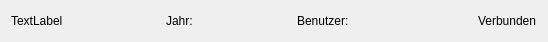
<?xml version="1.0" encoding="UTF-8"?>
<ui version="4.0">
 <class>Form</class>
 <widget class="QWidget" name="Form">
  <property name="geometry">
   <rect>
    <x>0</x>
    <y>0</y>
    <width>548</width>
    <height>38</height>
   </rect>
  </property>
  <property name="maximumSize">
   <size>
    <width>16777215</width>
    <height>38</height>
   </size>
  </property>
  <property name="windowTitle">
   <string>Form</string>
  </property>
  <layout class="QHBoxLayout" name="horizontalLayout">
   <item>
    <widget class="QLabel" name="label_info">
     <property name="text">
      <string>TextLabel</string>
     </property>
    </widget>
   </item>
   <item>
    <spacer name="horizontalSpacer_3">
     <property name="orientation">
      <enum>Qt::Horizontal</enum>
     </property>
     <property name="sizeHint" stdset="0">
      <size>
       <width>40</width>
       <height>20</height>
      </size>
     </property>
    </spacer>
   </item>
   <item>
    <widget class="QLabel" name="label_jahr">
     <property name="text">
      <string>Jahr:</string>
     </property>
    </widget>
   </item>
   <item>
    <spacer name="horizontalSpacer_2">
     <property name="orientation">
      <enum>Qt::Horizontal</enum>
     </property>
     <property name="sizeHint" stdset="0">
      <size>
       <width>40</width>
       <height>20</height>
      </size>
     </property>
    </spacer>
   </item>
   <item>
    <widget class="QLabel" name="label_user">
     <property name="text">
      <string>Benutzer:</string>
     </property>
    </widget>
   </item>
   <item>
    <spacer name="horizontalSpacer">
     <property name="orientation">
      <enum>Qt::Horizontal</enum>
     </property>
     <property name="sizeHint" stdset="0">
      <size>
       <width>40</width>
       <height>15</height>
      </size>
     </property>
    </spacer>
   </item>
   <item>
    <widget class="QLabel" name="label_online">
     <property name="maximumSize">
      <size>
       <width>15</width>
       <height>15</height>
      </size>
     </property>
     <property name="text">
      <string/>
     </property>
     <property name="pixmap">
      <pixmap resource="res.qrc">:/newPrefix/res/Status-user-online-icon.png</pixmap>
     </property>
     <property name="scaledContents">
      <bool>true</bool>
     </property>
    </widget>
   </item>
   <item>
    <widget class="QLabel" name="label_offline">
     <property name="maximumSize">
      <size>
       <width>15</width>
       <height>15</height>
      </size>
     </property>
     <property name="text">
      <string/>
     </property>
     <property name="pixmap">
      <pixmap resource="res.qrc">:/newPrefix/res/Status-user-offline-icon.png</pixmap>
     </property>
     <property name="scaledContents">
      <bool>true</bool>
     </property>
    </widget>
   </item>
   <item>
    <widget class="QLabel" name="label_text">
     <property name="text">
      <string>Verbunden</string>
     </property>
    </widget>
   </item>
  </layout>
 </widget>
 <resources>
  <include location="res.qrc"/>
 </resources>
 <connections/>
</ui>
